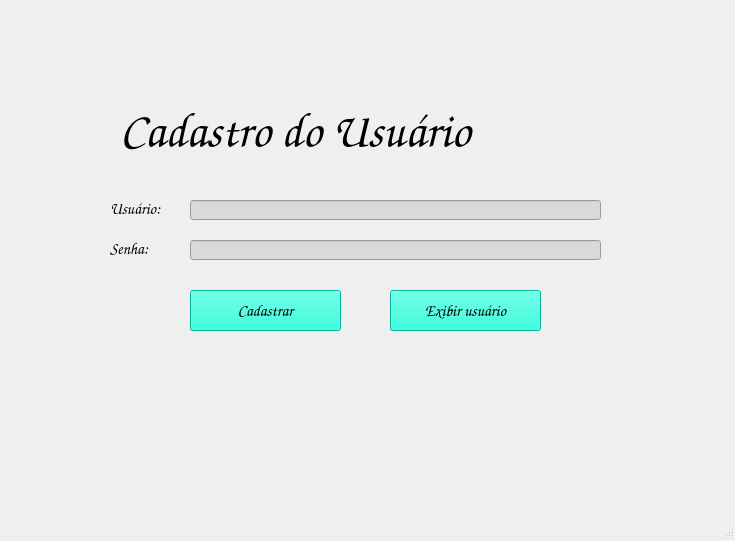
<?xml version="1.0" encoding="UTF-8"?>
<ui version="4.0">
 <class>MainWindow</class>
 <widget class="QMainWindow" name="MainWindow">
  <property name="geometry">
   <rect>
    <x>0</x>
    <y>0</y>
    <width>735</width>
    <height>541</height>
   </rect>
  </property>
  <property name="font">
   <font>
    <family>Comic Sans MS</family>
    <pointsize>12</pointsize>
   </font>
  </property>
  <property name="windowTitle">
   <string>MainWindow</string>
  </property>
  <widget class="QWidget" name="centralwidget">
   <widget class="QLabel" name="label">
    <property name="geometry">
     <rect>
      <x>120</x>
      <y>70</y>
      <width>481</width>
      <height>121</height>
     </rect>
    </property>
    <property name="font">
     <font>
      <family>Comic Sans MS</family>
      <pointsize>36</pointsize>
     </font>
    </property>
    <property name="text">
     <string>Cadastro do Usuário</string>
    </property>
   </widget>
   <widget class="QLabel" name="label_2">
    <property name="geometry">
     <rect>
      <x>110</x>
      <y>200</y>
      <width>71</width>
      <height>16</height>
     </rect>
    </property>
    <property name="text">
     <string>Usuário:</string>
    </property>
   </widget>
   <widget class="QLabel" name="label_3">
    <property name="geometry">
     <rect>
      <x>110</x>
      <y>240</y>
      <width>71</width>
      <height>16</height>
     </rect>
    </property>
    <property name="text">
     <string>Senha:</string>
    </property>
   </widget>
   <widget class="QLineEdit" name="lineEdit">
    <property name="geometry">
     <rect>
      <x>190</x>
      <y>200</y>
      <width>411</width>
      <height>20</height>
     </rect>
    </property>
    <property name="styleSheet">
     <string notr="true">background-color: rgb(217, 217, 217);</string>
    </property>
   </widget>
   <widget class="QLineEdit" name="lineEdit_2">
    <property name="geometry">
     <rect>
      <x>190</x>
      <y>240</y>
      <width>411</width>
      <height>20</height>
     </rect>
    </property>
    <property name="styleSheet">
     <string notr="true">background-color: rgb(217, 217, 217);</string>
    </property>
   </widget>
   <widget class="QPushButton" name="pushButton">
    <property name="geometry">
     <rect>
      <x>190</x>
      <y>290</y>
      <width>151</width>
      <height>41</height>
     </rect>
    </property>
    <property name="styleSheet">
     <string notr="true">background-color: rgb(0, 251, 210);</string>
    </property>
    <property name="text">
     <string>Cadastrar</string>
    </property>
   </widget>
   <widget class="QPushButton" name="pushButton_2">
    <property name="geometry">
     <rect>
      <x>390</x>
      <y>290</y>
      <width>151</width>
      <height>41</height>
     </rect>
    </property>
    <property name="styleSheet">
     <string notr="true">background-color: rgb(0, 251, 210);</string>
    </property>
    <property name="text">
     <string>Exibir usuário</string>
    </property>
   </widget>
  </widget>
  <widget class="QMenuBar" name="menubar">
   <property name="geometry">
    <rect>
     <x>0</x>
     <y>0</y>
     <width>735</width>
     <height>29</height>
    </rect>
   </property>
  </widget>
  <widget class="QStatusBar" name="statusbar"/>
 </widget>
 <resources/>
 <connections/>
</ui>
